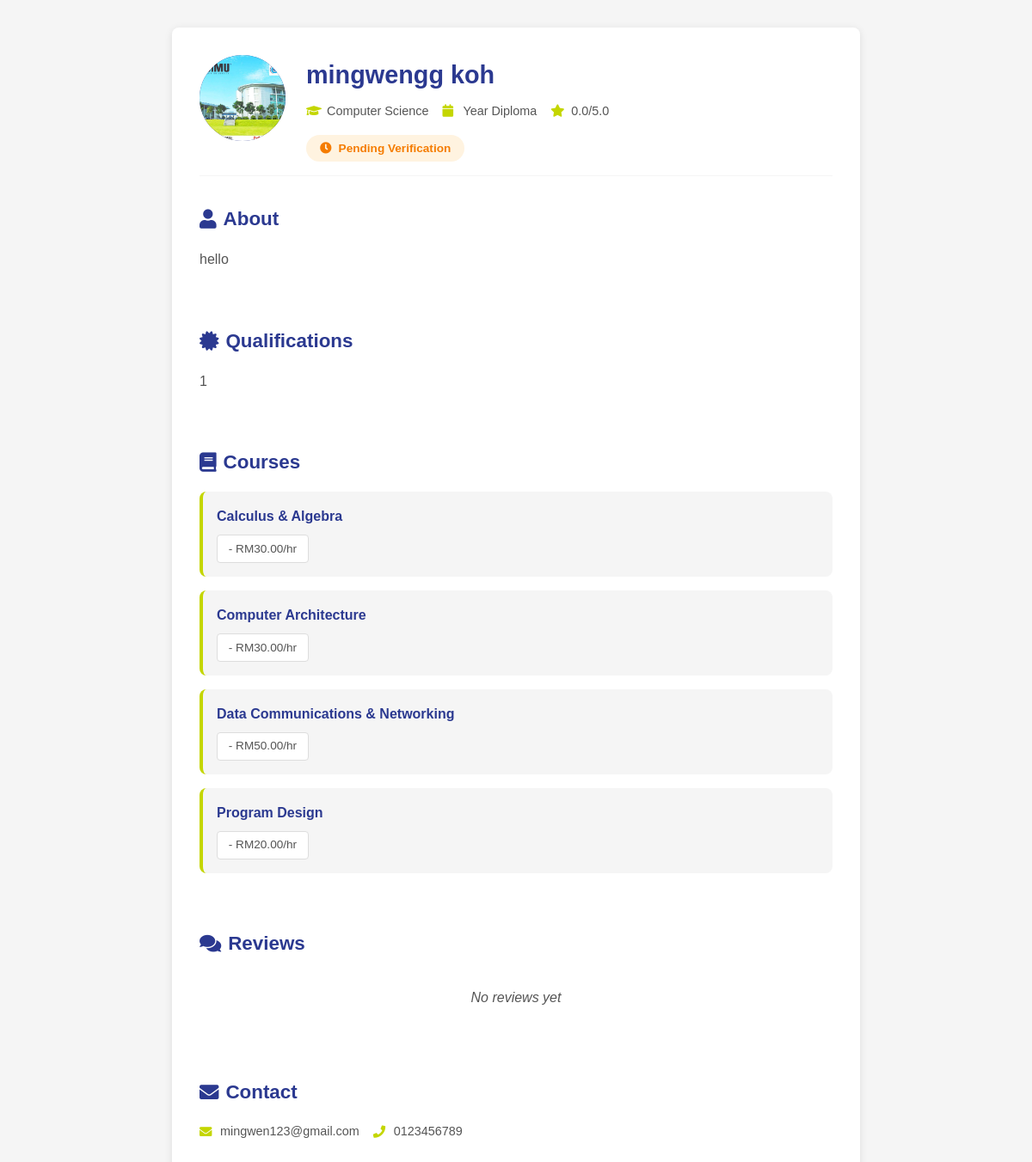
The page /get_tutor_details.php?id=16 (signed in) on the database as committed earlier.
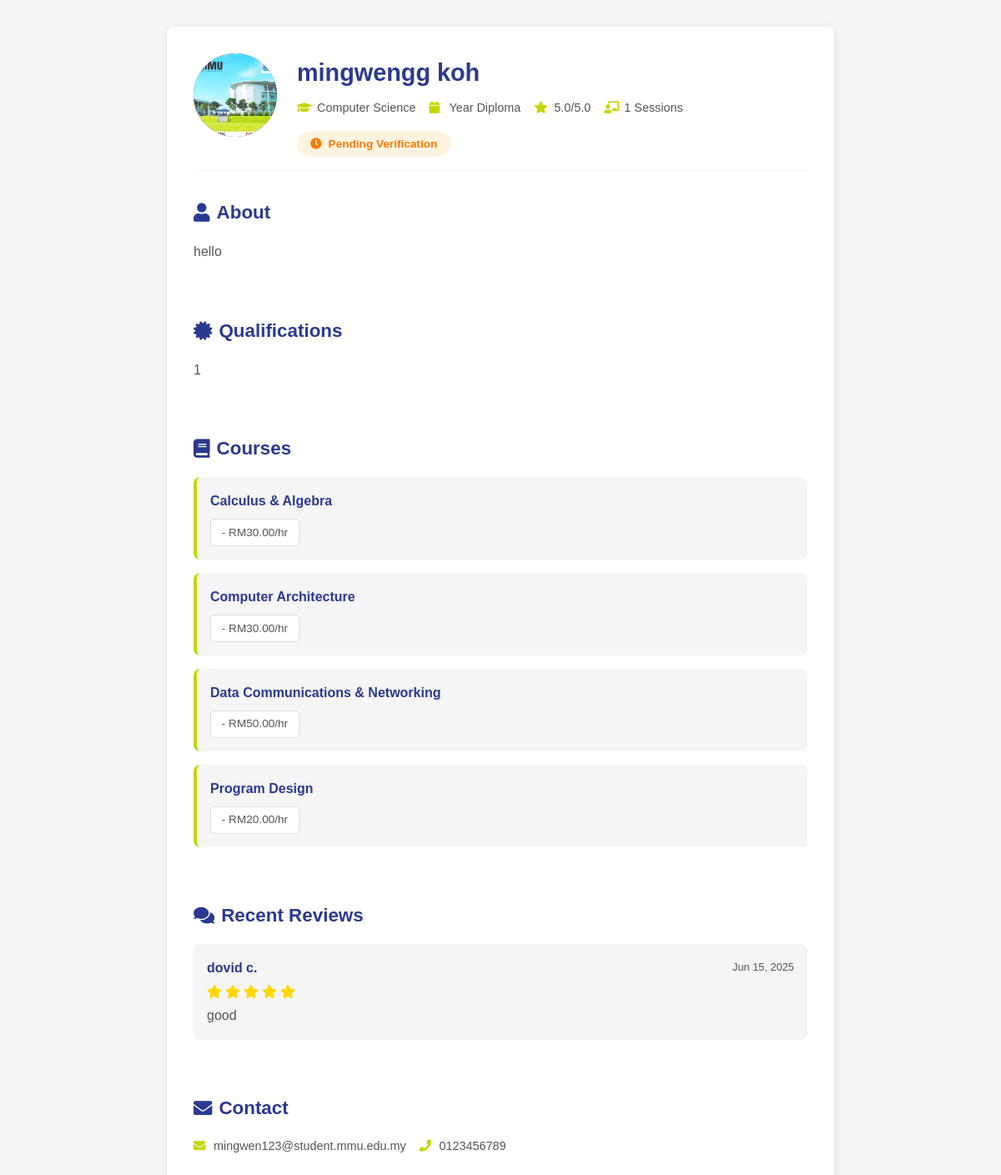
The same page on the database as committed later.
### tables this page shows
CREATE TABLE `tutorprofile` (
  `user_id` int(11) NOT NULL,
  `major` varchar(100) DEFAULT NULL,
  `year` varchar(50) DEFAULT NULL,
  `bio` text DEFAULT NULL,
  `qualifications` text DEFAULT NULL,
  `is_verified` tinyint(1) DEFAULT 0,
  `rating` decimal(3,2) DEFAULT 0.00,
  `total_sessions` int(11) DEFAULT 0,
  `program` varchar(255) DEFAULT NULL,
  `status` varchar(50) DEFAULT NULL
);

CREATE TABLE `user` (
  `user_id` int(11) NOT NULL,
  `username` varchar(50) NOT NULL,
  `password` varchar(255) DEFAULT NULL,
  `email` varchar(100) NOT NULL,
  `role` enum('student','tutor','admin') NOT NULL,
  `first_name` varchar(50) NOT NULL,
  `last_name` varchar(50) NOT NULL,
  `phone` varchar(20) DEFAULT NULL,
  `profile_image` varchar(255) DEFAULT NULL,
  `is_active` tinyint(1) DEFAULT 1,
  `created_at` timestamp NOT NULL DEFAULT current_timestamp(),
  `last_login` datetime DEFAULT NULL
);

CREATE TABLE `tutorsubject` (
  `id` int(11) NOT NULL,
  `tutor_id` int(11) NOT NULL,
  `course_id` int(11) DEFAULT NULL,
  `hourly_rate` decimal(10,2) NOT NULL DEFAULT 0.00
);

CREATE TABLE `course` (
  `id` int(11) NOT NULL,
  `course_name` varchar(100) NOT NULL,
  `details` text DEFAULT NULL,
  `status` enum('active','inactive') DEFAULT 'active',
  `created_at` timestamp NOT NULL DEFAULT current_timestamp(),
  `updated_at` timestamp NOT NULL DEFAULT current_timestamp() ON UPDATE current_timestamp()
);

CREATE TABLE `review` (
  `review_id` int(11) NOT NULL,
  `session_id` int(11) NOT NULL,
  `student_id` int(11) NOT NULL,
  `tutor_id` int(11) NOT NULL,
  `rating` int(11) NOT NULL,
  `comment` text DEFAULT NULL,
  `is_approved` tinyint(1) DEFAULT 0,
  `approved_by` int(11) DEFAULT NULL,
  `created_at` timestamp NOT NULL DEFAULT current_timestamp()
);

### get_tutor_details.php (the view, shortened to what this page needs)
<?php
require_once 'db_connection.php';
$tutor_id = isset($_GET['id']) ? (int)$_GET['id'] : 0;
try {
    $stmt = $conn->prepare("
        SELECT u.user_id, u.first_name, u.last_name, u.email, u.phone, u.profile_image,
               tp.major, tp.year, tp.bio, tp.qualifications, tp.is_verified, tp.rating, tp.total_sessions
        FROM user u
        LEFT JOIN tutorprofile tp ON u.user_id = tp.user_id
        WHERE u.user_id = ? AND u.role = 'tutor'
    ");
    $stmt->bind_param("i", $tutor_id);
    $stmt->execute();
    $result = $stmt->get_result();
    $tutor = $result->fetch_assoc();
    $stmt = $conn->prepare("
        SELECT c.course_name, ts.hourly_rate
        FROM tutorsubject ts
        LEFT JOIN course c ON ts.course_id = c.id
        WHERE ts.tutor_id = ?
        ORDER BY c.course_name
    ");
    $stmt->bind_param("i", $tutor_id);
    $stmt->execute();
    $result = $stmt->get_result();
    $courses = $result->fetch_all(MYSQLI_ASSOC);
    $stmt = $conn->prepare("
        SELECT r.rating, r.comment, r.created_at,
               u.first_name, u.last_name
        FROM review r
        JOIN user u ON r.student_id = u.user_id
        WHERE r.tutor_id = ? AND r.is_approved = 1
        ORDER BY r.created_at DESC
        LIMIT 5
    ");
    $stmt->bind_param("i", $tutor_id);
    $stmt->execute();
    $result = $stmt->get_result();
    $reviews = $result->fetch_all(MYSQLI_ASSOC);
} catch (Exception $e) {
    error_log("Error in get_tutor_details.php: " . $e->getMessage());
    echo '<!DOCTYPE html><html><body><div class="error-message">Error loading tutor details: ' . htmlspecialchars($e->getMessage()) . '</div></body></html>';
    exit();
}
?>
<!DOCTYPE html>
<html lang="en">
<head>
    <link rel="stylesheet" href="https://cdnjs.cloudflare.com/ajax/libs/font-awesome/5.15.4/css/all.min.css">
</head>
<body>
    <div class="container">
        <div class="tutor-profile">
            <div class="tutor-header">
                <div class="tutor-avatar-large">
                    <?php if ($tutor['profile_image']): ?>
                        <img src="<?php echo htmlspecialchars($tutor['profile_image']); ?>"
                             alt="<?php echo htmlspecialchars($tutor['first_name']); ?>">
                    <?php else: ?>
                        <?php echo strtoupper(substr($tutor['first_name'], 0, 1)); ?>
                    <?php endif; ?>
                </div>
                <div class="tutor-info">
                    <h2><?php echo htmlspecialchars($tutor['first_name'] . ' ' . $tutor['last_name']); ?></h2>
                    <div class="tutor-meta">
                        <?php if ($tutor['major']): ?>
                            <div class="meta-item">
                                <i class="fas fa-graduation-cap"></i>
                                <span><?php echo htmlspecialchars($tutor['major']); ?></span>
                            </div>
                        <?php endif; ?>
                        <?php if ($tutor['year']): ?>
                            <div class="meta-item">
                                <i class="fas fa-calendar"></i>
                                <span>Year <?php echo htmlspecialchars($tutor['year']); ?></span>
                            </div>
                        <?php endif; ?>
                        <?php if ($tutor['rating']): ?>
                            <div class="meta-item">
                                <i class="fas fa-star"></i>
                                <span><?php echo number_format($tutor['rating'], 1); ?>/5.0</span>
                            </div>
                        <?php endif; ?>
                        <?php if ($tutor['total_sessions']): ?>
                            <div class="meta-item">
                                <i class="fas fa-chalkboard-teacher"></i>
                                <span><?php echo $tutor['total_sessions']; ?> Sessions</span>
                            </div>
                        <?php endif; ?>
                    </div>
                    <div class="verification-badge <?php echo $tutor['is_verified'] ? 'verified' : 'unverified'; ?>">
                        <i class="fas <?php echo $tutor['is_verified'] ? 'fa-check-circle' : 'fa-clock'; ?>"></i>
                        <?php echo $tutor['is_verified'] ? 'Verified Tutor' : 'Pending Verification'; ?>
                    </div>
                </div>
            </div>
            <?php if ($tutor['bio']): ?>
                <div class="section">
                    <h3><i class="fas fa-user"></i> About</h3>
                    <p><?php echo nl2br(htmlspecialchars($tutor['bio'])); ?></p>
                </div>
            <?php endif; ?>
            <?php if ($tutor['qualifications']): ?>
                <div class="section">
                    <h3><i class="fas fa-certificate"></i> Qualifications</h3>
                    <p><?php echo nl2br(htmlspecialchars($tutor['qualifications'])); ?></p>
                </div>
            <?php endif; ?>
            <?php if (!empty($courses)): ?>
                <div class="section">
                    <h3><i class="fas fa-book"></i> Courses</h3>
                    <div class="courses-grid">
                        <?php foreach ($courses as $course): ?>
                            <div class="course-item">
                                <div class="course-name">
                                    <?php echo htmlspecialchars($course['course_name'] ?: 'Unnamed Course'); ?>
                                </div>
                                <div class="course-tag">
                                    <?php if ($course['hourly_rate']): ?>
                                        - RM<?php echo number_format($course['hourly_rate'], 2); ?>/hr
                                    <?php endif; ?>
                                </div>
                            </div>
                        <?php endforeach; ?>
                    </div>
                </div>
            <?php endif; ?>
            <?php if (!empty($reviews)): ?>
                <div class="section">
                    <h3><i class="fas fa-comments"></i> Recent Reviews</h3>
                    <div class="reviews-list">
                        <?php foreach ($reviews as $review): ?>
                            <div class="review-item">
                                <div class="review-header">
                                    <span class="reviewer-name">
                                        <?php echo htmlspecialchars($review['first_name'] . ' ' . substr($review['last_name'], 0, 1) . '.'); ?>
                                    </span>
                                    <span class="review-date">
                                        <?php echo date('M j, Y', strtotime($review['created_at'])); ?>
                                    </span>
                                </div>
                                <div class="review-rating">
                                    <?php for ($i = 1; $i <= 5; $i++): ?>
                                        <i class="fas fa-star <?php echo $i <= $review['rating'] ? 'review-star' : 'review-star empty'; ?>"></i>
                                    <?php endfor; ?>
                                </div>
                                <?php if ($review['comment']): ?>
                                    <p><?php echo htmlspecialchars($review['comment']); ?></p>
                                <?php endif; ?>
                            </div>
                        <?php endforeach; ?>
                    </div>
                </div>
            <?php else: ?>
                <div class="section">
                    <h3><i class="fas fa-comments"></i> Reviews</h3>
                    <div class="no-data">No reviews yet</div>
                </div>
            <?php endif; ?>
            <div class="section">
                <h3><i class="fas fa-envelope"></i> Contact</h3>
                <div class="tutor-meta">
                    <div class="meta-item">
                        <i class="fas fa-envelope"></i>
                        <span><?php echo htmlspecialchars($tutor['email']); ?></span>
                    </div>
                    <?php if ($tutor['phone']): ?>
                        <div class="meta-item">
                            <i class="fas fa-phone"></i>
                            <span><?php echo htmlspecialchars($tutor['phone']); ?></span>
                        </div>
                    <?php endif; ?>
                </div>
            </div>
        </div>
    </div>
</body>
</html>

### get_tutor_details.php (style rules this page uses)
:root { --primary: #2B3990; --secondary: #C4D600; --light: #F5F5F5; --dark-gray: #555; --danger: #dc3545; --success: #28a745; }
* { box-sizing: border-box; margin: 0; padding: 0; }
body { font-family: 'Arial', sans-serif; background-color: var(--light); color: var(--dark-gray); line-height: 1.6; padding: 2rem; }
.container { max-width: 800px; margin: 0 auto; background: white; padding: 2rem; border-radius: 8px; box-shadow: 0 2px 10px rgba(0, 0, 0, 0.1); }
.tutor-profile { display: flex; flex-direction: column; gap: 2rem; }
.tutor-header { display: flex; gap: 1.5rem; align-items: flex-start; padding-bottom: 1rem; border-bottom: 1px solid var(--light); }
.tutor-avatar-large { width: 100px; height: 100px; border-radius: 50%; background: var(--primary); display: flex; align-items: center; justify-content: center; color: white; font-size: 2rem; font-weight: bold; overflow: hidden; flex-shrink: 0; }
.tutor-avatar-large img { width: 100%; height: 100%; object-fit: cover; }
.tutor-info h2 { color: var(--primary); margin-bottom: 0.5rem; font-size: 1.8rem; }
.tutor-meta { display: flex; flex-wrap: wrap; gap: 1rem; margin-bottom: 1rem; }
.meta-item { display: flex; align-items: center; gap: 0.5rem; font-size: 0.9rem; color: var(--dark-gray); }
.meta-item i { color: var(--secondary); width: 16px; }
.verification-badge { display: inline-flex; align-items: center; gap: 0.5rem; padding: 0.3rem 1rem; border-radius: 20px; font-size: 0.85rem; font-weight: bold; }
.unverified { background: #fff3e0; color: #f57c00; }
.section { margin-bottom: 2rem; }
.section h3 { color: var(--primary); margin-bottom: 1rem; font-size: 1.4rem; display: flex; align-items: center; gap: 0.5rem; }
.courses-grid { display: grid; gap: 1rem; }
.course-item { background: var(--light); padding: 1rem; border-radius: 8px; border-left: 4px solid var(--secondary); }
.course-name { font-weight: bold; color: var(--primary); margin-bottom: 0.5rem; }
.course-tag { background: white; padding: 0.3rem 0.8rem; border-radius: 4px; font-size: 0.85rem; color: var(--dark-gray); border: 1px solid #ddd; display: inline-block; }
.reviews-list { display: grid; gap: 1rem; }
.review-item { background: var(--light); padding: 1rem; border-radius: 8px; }
.review-header { display: flex; justify-content: space-between; align-items: center; margin-bottom: 0.5rem; }
.reviewer-name { font-weight: bold; color: var(--primary); }
.review-date { color: var(--dark-gray); font-size: 0.8rem; }
.review-rating { display: flex; gap: 0.25rem; margin-bottom: 0.5rem; }
.review-star { color: #ffd700; }
.no-data { text-align: center; color: var(--dark-gray); font-style: italic; padding: 1rem; }

Rows that differ between the two databases and show on the page:
changed tutorprofile "hello": rating "0.0" → "5.0"; total_sessions (not shown) → "1"; user_id.email "mingwen123@gmail.com" → "mingwen123@student.mmu.edu.my"
added review: student.last_name "dovid c.", created_at "Jun 15, 2025", rating 5 (drawn), comment "good"
Other text that changed with them:
text no longer shown: "Reviews No reviews yet"
text now shown: "Sessions Recent Reviews"
